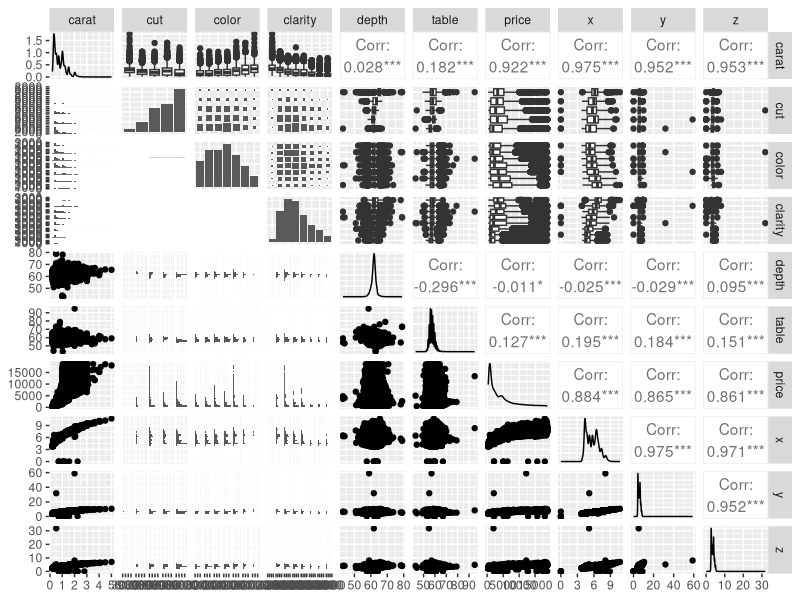
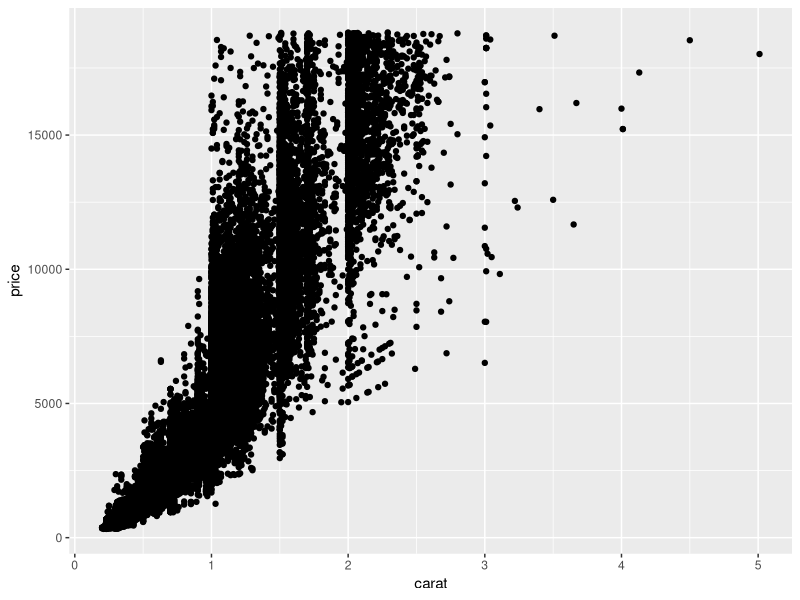
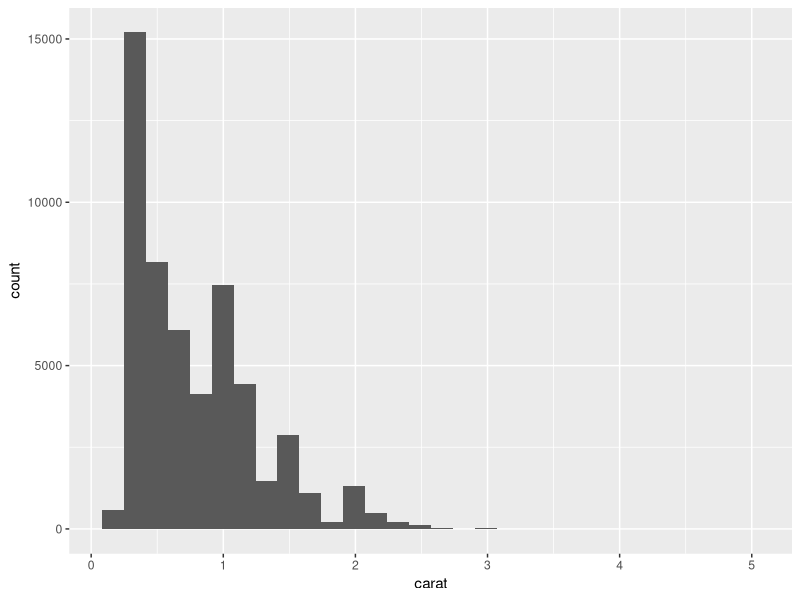
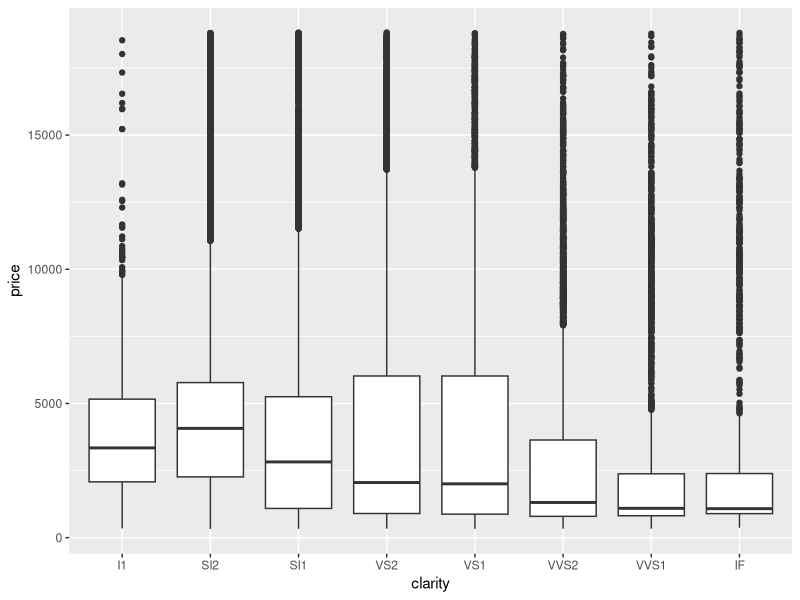

Generate these figures, in order, with R:
## ---- chunk 1
library(tidyverse)
library(skimr)
library(GGally)
## ---- chunk 2
names(diamonds)
dim(diamonds)
summary(diamonds)
head(diamonds)
tail(diamonds)
skimr::skim(diamonds)
## ---- chunk 3
ggpairs(diamonds)
## ---- chunk 4
ggplot(data = diamonds, aes(x = carat , y = price))+
  geom_point()
## ---- chunk 5
ggplot(data = diamonds, aes(x = carat))+
  geom_histogram()
## ---- chunk 6
ggplot(data = diamonds, aes(x = clarity , y = price))+
  geom_boxplot()
